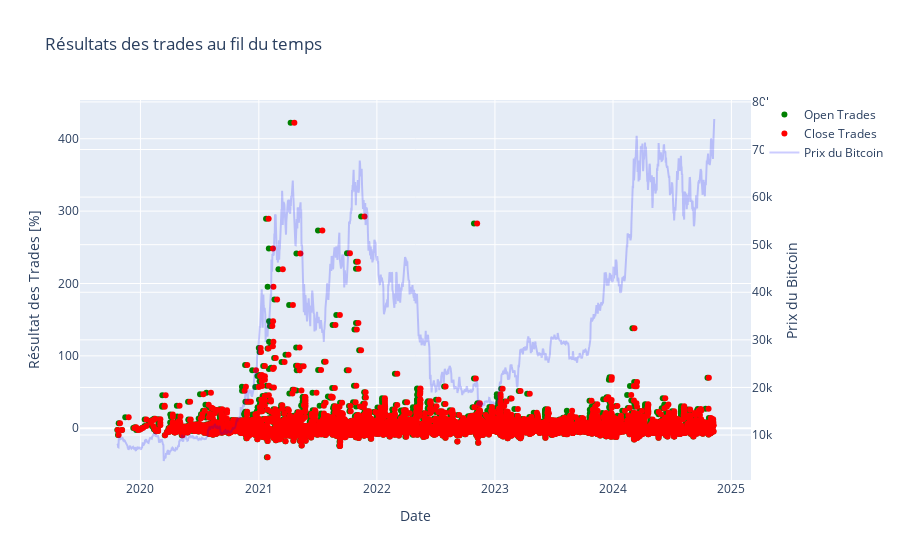

This figure's notebook cell:
### Code cell
# Trades au fil du temps
import plotly.graph_objects as go
import pandas as pd

df_trades['open_date'] = pd.to_datetime(df_trades['open_date'])
df_trades['close_date'] = pd.to_datetime(df_trades['close_date'])

fig = go.Figure()

fig.add_trace(go.Scatter(x=df_trades['open_date'], y=df_trades['trade_result_pct']*100, mode='markers', marker=dict(color='green'), name='Open Trades'))
fig.add_trace(go.Scatter(x=df_trades['close_date'], y=df_trades['trade_result_pct']*100, mode='markers', marker=dict(color='red'), name='Close Trades'))

# Ajouter une deuxième échelle y pour la courbe du BTC
fig.add_trace(go.Scatter(x=df_days['day'], y=df_days['price'], mode='lines', line=dict(color='rgba(0, 0, 255, 0.2)'), name='Prix du Bitcoin', yaxis='y2'))

fig.update_layout(title='Résultats des trades au fil du temps', xaxis_title='Date', showlegend=True,
                  yaxis=dict(title='Résultat des Trades [%]'),
                  yaxis2=dict(title='Prix du Bitcoin', overlaying='y', side='right'))

fig.show()

### Figure 1 — Plotly figure (JSON) as saved in the notebook; plotly's stock layout.template omitted (floating-point values rounded to 4 significant figures; data arrays with more than 128 entries replaced by an {"elided": "..."} marker saying what was removed)
{"data": [{"marker": {"color": "green"}, "mode": "markers", "name": "Open Trades", "type": "scatter", "x": {"elided": "8549 str values"}, "y": {"elided": "8549 float values"}}, {"marker": {"color": "red"}, "mode": "markers", "name": "Close Trades", "type": "scatter", "x": {"elided": "8549 str values"}, "y": {"elided": "8549 float values"}}, {"line": {"color": "rgba(0, 0, 255, 0.2)"}, "mode": "lines", "name": "Prix du Bitcoin", "type": "scatter", "x": {"elided": "1847 str values"}, "y": {"elided": "1847 float values"}, "yaxis": "y2"}], "layout": {"showlegend": true, "title": {"text": "Résultats des trades au fil du temps"}, "xaxis": {"title": {"text": "Date"}}, "yaxis": {"title": {"text": "Résultat des Trades [%]"}}, "yaxis2": {"overlaying": "y", "side": "right", "title": {"text": "Prix du Bitcoin"}}}}
